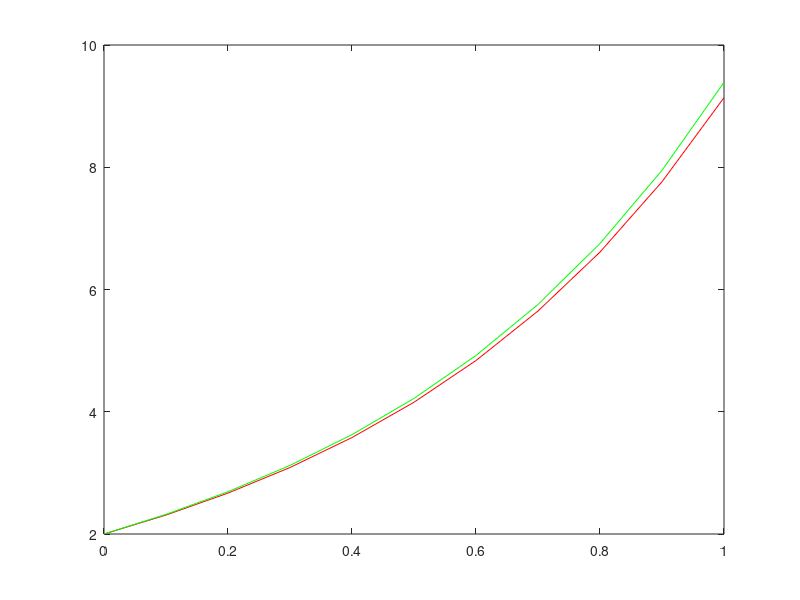

The MATLAB source for this figure:
function euler_modificado
  clc
  x0 = 0;
  h = 0.1;
  x = 0:h:1;
  len_x = length(x);
  y(1) = 2;
  ye(1) = 2;

  for i=1: len_x-1
    fm = f(x(i) , y(i));
    y(i+1) = y(i) + (h/2)*(fm); % Hasta aca es euler normal

    fi = 0.5 * (fm + f(x(i+1)/2 , y(i+1))); % Saco el promedio entre la pendiente actual y la siguiente
    y(i+1) = y(i) +h*fi; % Con esa nueva pendiente aplico el metodo de euler

    ye(i+1) = (e^(2*x(i+1))) + x(i+1) +1; % Solucion exacta

  endfor
  plot(x , y ,'r', x , ye , 'g')

endfunction

function result = f(x , y)
  result = (2*y)-(2*x)-1;
endfunction
